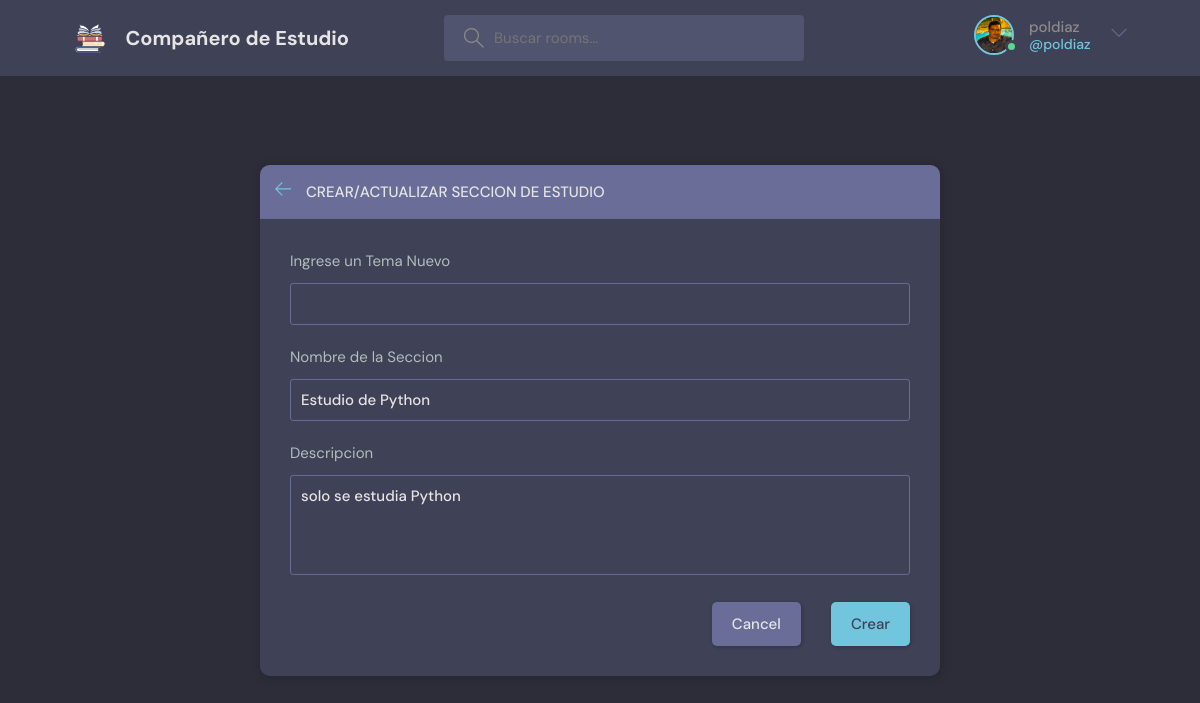
The app's page /update-room/1/ (signed in) with its own data.
### base/models.py (models this page shows, shortened)
class User(AbstractUser):
    name = models.CharField(max_length=200, null=True)
    email = models.EmailField(unique=True, null=True)
    bio = models.TextField(null=True)
    avatar = models.ImageField(null=True, default="avatar.svg")
    USERNAME_FIELD = 'email'
    REQUIRED_FIELDS = []

class Room(models.Model):
    host = models.ForeignKey(User, on_delete=models.SET_NULL, null=True)
    topic = models.ForeignKey(Topic, on_delete=models.SET_NULL, null=True)
    name = models.CharField(max_length=200)
    description = models.TextField(null=True, blank=True)
    participants = models.ManyToManyField(User, related_name='participants', blank=True)
    updated = models.DateTimeField(auto_now=True)
    created = models.DateTimeField(auto_now_add=True)
    class Meta:
        ordering = ['-updated', '-created']

### base/views.py (the view, shortened to what this page needs)
# urls.py: path('update-room/<str:pk>/', views.updateRoom, name="update-room"),
@login_required(login_url="login")
def updateRoom(request, pk):
    room = Room.objects.get(id=pk)
    form = RoomForm(instance=room)
    topics = Topic.objects.all()
    if request.user != room.host:
        return HttpResponse("No se permite editar una publicacion ajena")
    context = {"form": form, 'topics': topics, 'room': room}
    return render(request, "base/room_form.html", context)

### base/forms.py
class RoomForm(ModelForm):
    class Meta:
        model = Room
        fields = '__all__'
        exclude = ['host', 'participants']

### base/templates/base/room_form.html (shortened to what this page needs)
{% extends "main.html" %}
{% block content %}
<main class="create-room layout">
  <div class="container">
    <div class="layout__box">
      <div class="layout__boxHeader">
        <div class="layout__boxTitle">
          <a href="{% url "home" %}">
            <svg
              version="1.1"
              xmlns="http://www.w3.org/2000/svg"
              width="32"
              height="32"
              viewBox="0 0 32 32"
            >
              <title>flecha izquierda</title>
              <path
                d="M13.723 2.286l-13.723 13.714 13.719 13.714 1.616-1.611-10.96-10.96h27.625v-2.286h-27.625l10.965-10.965-1.616-1.607z"
              ></path>
            </svg>
          </a>
          <h3>Crear/actualizar seccion de estudio</h3>
        </div>
      </div>
      <div class="layout__body">
        <form class="form" action="" method="POST">
          <div class="form__group">
            <label for="room_topic">Ingrese un Tema Nuevo</label>
            <input required type="text" name="topic" list="topic-list" value="{{romm.topic.name}}"/>
          </div>
          <div class="form__group">
            <label for="room_name">Nombre de la Seccion</label>
            {{form.name}}
          </div>
          <div class="form__group">
            <label for="room_description">Descripcion</label>
            {{form.description}}
          </div>
          <div class="form__action">
            <a class="btn btn--dark" href="{% url 'home' %}">Cancel</a>
            <button class="btn btn--main" type="submit">Crear</button>
          </div>
        </form>
      </div>
    </div>
  </div>
</main>
{% endblock content %}

### templates/navbar.html (shortened to what this page needs)
{% load static %}
<header class="header header--loggedIn">
  <div class="container">
    <a href="{% url 'home' %}" class="header__logo">
      <img src="{% static 'images/logo01.svg' %}" />
      <h1>Compañero de Estudio</h1>
    </a>
    <form class="header__search" method="GET" action="{% url "home" %}">
      <label>
        <input placeholder="Buscar rooms..." name="q" aria-label="Search" />
      </label>
    </form>
    <nav class="header__menu">
      {% if request.user.is_authenticated %}
      <div class="header__user">
        <a href="{% url 'update-user' %}">
          <div class="avatar avatar--medium active">
            <img src="{{request.user.avatar.url}}" />
          </div>
          <p>{{request.user.username}}<span>@{{request.user.username}}</span></p>
        </a>
        <button class="dropdown-button">
          <svg version="1.1" xmlns="http://www.w3.org/2000/svg" width="32" height="32" viewBox="0 0 32 32">
            <title>chevron-down</title>
            <path d="M16 21l-13-13h-3l16 16 16-16h-3l-13 13z"></path>
          </svg>
        </button>
      </div>
      {% else %}
      <a href="{% url 'login' %}">
        <img src="{% static 'images/avatar.svg' %}" />
        <p>Ingresar</p>
      </a>
      {% endif %}
    </nav>
  </div>
</header>

### records on screen
User: user.avatar (picture), user.username "poldiaz"
Room: name "Estudio de Python", description "solo se estudia Python"
